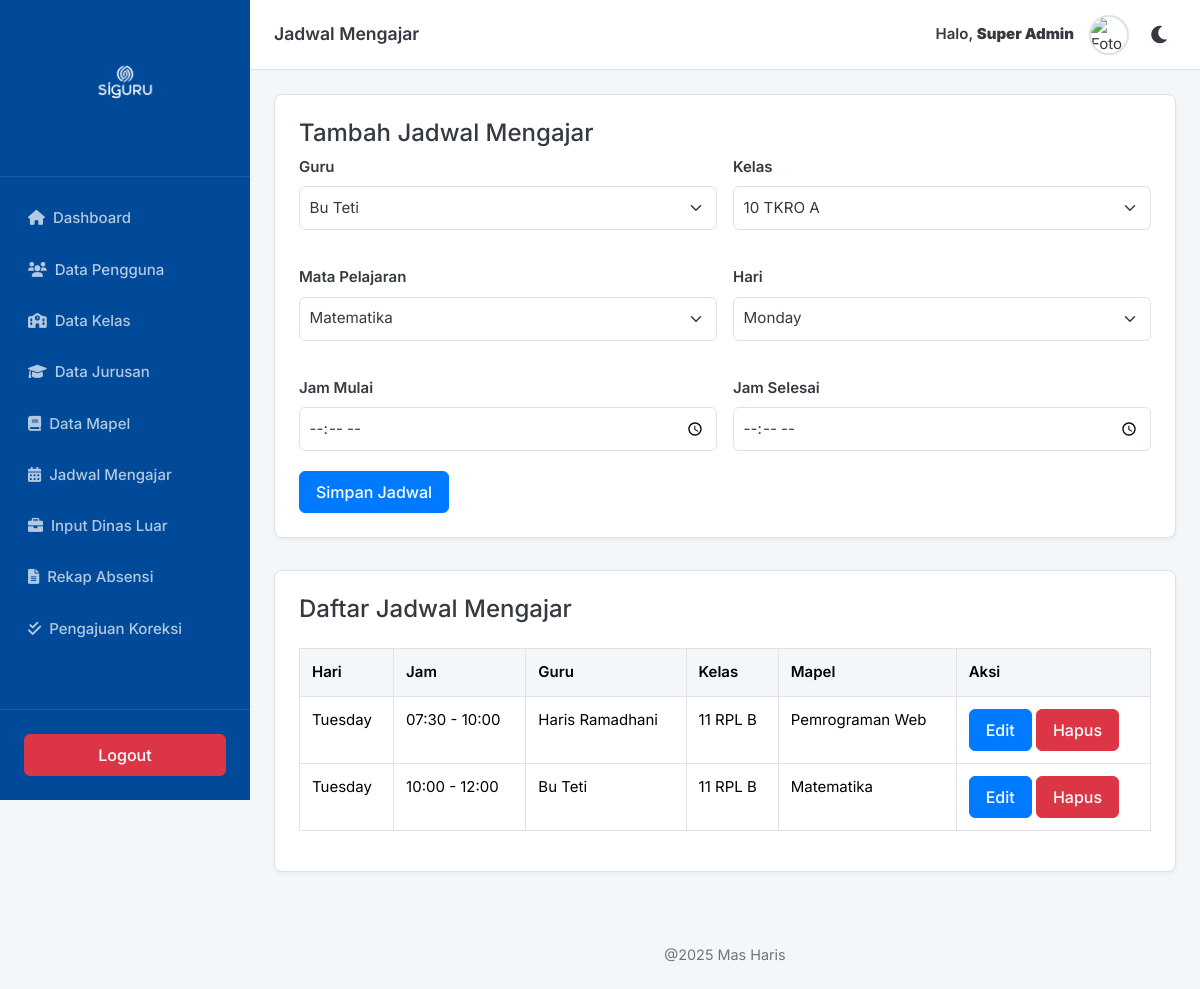
Screenshot of /manage_jadwal.php (signed in) with the database file from the repository.
### tables this page shows
CREATE TABLE
  `jadwal_mengajar` (
    `id` INT AUTO_INCREMENT PRIMARY KEY,
    `guru_nip` VARCHAR(18) CHARACTER
    SET
      utf8mb4 NOT NULL,
      `kelas_id` INT NOT NULL,
      `mapel_id` INT NOT NULL,
      `hari` ENUM (
        'Monday',
        'Tuesday',
        'Wednesday',
        'Thursday',
        'Friday',
        'Saturday',
        'Sunday'
      ) NOT NULL,
      `jam_mulai` TIME NOT NULL,
      `jam_selesai` TIME NOT NULL,
      FOREIGN KEY (`guru_nip`) REFERENCES `users` (`nip`) ON DELETE CASCADE,
      FOREIGN KEY (`kelas_id`) REFERENCES `kelas` (`id`) ON DELETE CASCADE,
      FOREIGN KEY (`mapel_id`) REFERENCES `mata_pelajaran` (`id`) ON DELETE CASCADE
  );

CREATE TABLE
  `users` (
    `id` INT AUTO_INCREMENT PRIMARY KEY,
    `nama` VARCHAR(100) NOT NULL,
    `nip` VARCHAR(18) CHARACTER
    SET
      utf8mb4 NULL UNIQUE,
      `nisn` VARCHAR(10) CHARACTER
    SET
      utf8mb4 NULL UNIQUE,
      `password` VARCHAR(255) NOT NULL,
      `role` ENUM ('super admin', 'admin', 'guru', 'ketua kelas') NOT NULL,
      `role_guru` VARCHAR(100) NULL COMMENT 'Cth: Guru Matematika',
      `kelas_id` INT NULL COMMENT 'Hanya untuk Ketua Kelas',
      `status` ENUM ('Aktif', 'Non-Aktif') NOT NULL DEFAULT 'Aktif',
       
      `jenis_kelamin` ENUM ('Laki-laki', 'Perempuan') NULL,
      `alamat` TEXT NULL,
      `foto` VARCHAR(255) NULL COMMENT 'Nama file foto profil',
      FOREIGN KEY (`kelas_id`) REFERENCES `kelas` (`id`) ON DELETE SET NULL
  );

CREATE TABLE
  `mata_pelajaran` (
    `id` INT AUTO_INCREMENT PRIMARY KEY,
    `nama_mapel` VARCHAR(100) NOT NULL UNIQUE
  );

### manage_jadwal.php (the view, shortened to what this page needs)
<?php
require_once 'includes/db.php';
$is_edit_mode = false;
$jadwal_data = ['id' => '', 'guru_nip' => '', 'kelas_id' => '', 'mapel_id' => '', 'hari' => '', 'jam_mulai' => '', 'jam_selesai' => ''];
$result_guru = $conn->query("SELECT nip, nama FROM users WHERE role = 'guru' ORDER BY nama ASC");
$result_kelas = $conn->query("SELECT k.id,
                             (CASE t.nama_tingkat WHEN 'X' THEN '10' WHEN 'XI' THEN '11' WHEN 'XII' THEN '12' ELSE t.nama_tingkat END) AS nama_tingkat_numerik,
                             j.singkatan_jurusan, k.rombel
                             FROM kelas k
                             JOIN tingkat t ON k.tingkat_id = t.id
                             JOIN jurusan j ON k.jurusan_id = j.id
                             ORDER BY t.nama_tingkat, j.singkatan_jurusan, k.rombel");
$result_mapel = $conn->query("SELECT id, nama_mapel FROM mata_pelajaran ORDER BY nama_mapel ASC");
$hari_list = ['Monday', 'Tuesday', 'Wednesday', 'Thursday', 'Friday', 'Saturday', 'Sunday'];
$sql_jadwal = "SELECT j.*, u.nama as nama_guru,
               (CASE t.nama_tingkat WHEN 'X' THEN '10' WHEN 'XI' THEN '11' WHEN 'XII' THEN '12' ELSE t.nama_tingkat END) AS nama_tingkat_numerik,
               ju.singkatan_jurusan, k.rombel, m.nama_mapel
               FROM jadwal_mengajar j
               JOIN users u ON j.guru_nip = u.nip
               JOIN kelas k ON j.kelas_id = k.id
               JOIN tingkat t ON k.tingkat_id = t.id
               JOIN jurusan ju ON k.jurusan_id = ju.id
               JOIN mata_pelajaran m ON j.mapel_id = m.id
               ORDER BY j.hari, j.jam_mulai";
$result_jadwal = $conn->query($sql_jadwal);
?>
<?php include 'includes/header.php'; ?>
<div class="card-ui" style="margin-bottom: 2rem;">
    <h4><?= $is_edit_mode ? 'Edit' : 'Tambah'; ?> Jadwal Mengajar</h4>
    <form method="POST">
        <div style="display: grid; grid-template-columns: 1fr 1fr; gap: 1rem;">
            <div class="form-group">
                <label class="form-label">Guru</label>
                <select name="guru_nip" class="form-select" required>
                    <?php while ($g = $result_guru->fetch_assoc()): ?>
                        <option value="<?= $g['nip']; ?>" <?= $jadwal_data['guru_nip'] == $g['nip'] ? 'selected' : ''; ?>><?= htmlspecialchars($g['nama']); ?></option>
                    <?php endwhile; ?>
                </select>
            </div>
            <div class="form-group">
                <label class="form-label">Kelas</label>
                <select name="kelas_id" class="form-select" required>
                    <?php while ($k = $result_kelas->fetch_assoc()): ?>
                        <option value="<?= $k['id']; ?>" <?= $jadwal_data['kelas_id'] == $k['id'] ? 'selected' : ''; ?>>
                            <?= htmlspecialchars($k['nama_tingkat_numerik'] . ' ' . $k['singkatan_jurusan'] . ' ' . $k['rombel']); ?>
                        </option>
                    <?php endwhile; ?>
                </select>
            </div>
            <div class="form-group">
                <label class="form-label">Mata Pelajaran</label>
                <select name="mapel_id" class="form-select" required>
                    <?php while ($m = $result_mapel->fetch_assoc()): ?>
                        <option value="<?= $m['id']; ?>" <?= $jadwal_data['mapel_id'] == $m['id'] ? 'selected' : ''; ?>><?= htmlspecialchars($m['nama_mapel']); ?></option>
                    <?php endwhile; ?>
                </select>
            </div>
            <div class="form-group">
                <label class="form-label">Hari</label>
                <select name="hari" class="form-select" required>
                    <?php foreach ($hari_list as $hari): ?>
                        <option value="<?= $hari; ?>" <?= $jadwal_data['hari'] == $hari ? 'selected' : ''; ?>><?= $hari; ?></option>
                    <?php endforeach; ?>
                </select>
            </div>
            <div class="form-group">
                <label class="form-label">Jam Mulai</label>
                <input type="time" class="form-control" name="jam_mulai" value="<?= htmlspecialchars($jadwal_data['jam_mulai']); ?>" required>
            </div>
            <div class="form-group">
                <label class="form-label">Jam Selesai</label>
                <input type="time" class="form-control" name="jam_selesai" value="<?= htmlspecialchars($jadwal_data['jam_selesai']); ?>" required>
            </div>
        </div>
        <button type="submit" name="submit_jadwal" class="btn btn-primary">Simpan Jadwal</button>
    </form>
</div>
<div class="card-ui">
    <h4>Daftar Jadwal Mengajar</h4>
    <div style="overflow-x: auto;">
        <table class="table" style="margin-top: 1rem;">
            <thead>
                <tr>
                    <th>Hari</th>
                    <th>Jam</th>
                    <th>Guru</th>
                    <th>Kelas</th>
                    <th>Mapel</th>
                    <th>Aksi</th>
                </tr>
            </thead>
            <tbody>
                <?php while ($j = $result_jadwal->fetch_assoc()): ?>
                    <tr>
                        <td><?= htmlspecialchars($j['hari']); ?></td>
                        <td><?= date('H:i', strtotime($j['jam_mulai'])); ?> - <?= date('H:i', strtotime($j['jam_selesai'])); ?></td>
                        <td><?= htmlspecialchars($j['nama_guru']); ?></td>
                        <td>
                            <?= htmlspecialchars($j['nama_tingkat_numerik'] . ' ' . $j['singkatan_jurusan'] . ' ' . $j['rombel']); ?>
                        </td>
                        <td><?= htmlspecialchars($j['nama_mapel']); ?></td>
                        <td>
                            <a href="manage_jadwal.php?action=edit&id=<?= $j['id']; ?>" class="btn btn-primary">Edit</a>
                            <a href="manage_jadwal.php?action=delete&id=<?= $j['id']; ?>" class="btn btn-danger btn-hapus">Hapus</a>
                        </td>
                    </tr>
                <?php endwhile; ?>
            </tbody>
        </table>
    </div>
</div>
<?php include 'includes/footer.php'; ?>

### assets/css/style.css (style rules this page uses)
:root { --primary-color: #007bff; --primary-hover: #0056b3; --dark-blue: #004a99; --light-color: #f4f7fa; --white-color: #ffffff; --border-color: #dee2e6; --text-color: #343a40; --text-light: #6c757d; --success: #28a745; --danger: #dc3545; --sidebar-width: 250px; --header-height: 70px; }
body { font-family: "Inter", sans-serif; background-color: var(--light-color); color: var(--text-color); margin: 0; padding: 0; font-size: 15px; transition: background-color 0.2s, color 0.2s; }
.card-ui { background-color: var(--white-color); border: 1px solid var(--border-color); border-radius: 8px; padding: 1.5rem; margin-bottom: 1.5rem; box-shadow: 0 2px 4px rgba(0, 0, 0, 0.05); transition: background-color 0.2s, border-color 0.2s; }
.btn { padding: 0.5rem 1rem; font-weight: 500; border-radius: 6px; cursor: pointer; text-decoration: none; display: inline-block; border: 1px solid transparent; }
.btn-primary { background-color: var(--primary-color); color: var(--white-color); border-color: var(--primary-color); }
.btn-danger { background-color: var(--danger); color: var(--white-color); border-color: var(--danger); }
.table { width: 100%; border-collapse: collapse; }
.table th, .table td { padding: 0.75rem; border: 1px solid var(--border-color); text-align: left; vertical-align: top; }
.table thead th { background-color: var(--light-color); font-weight: 600; }
.form-group { margin-bottom: 1.25rem; }
.form-label { font-weight: 600; margin-bottom: 0.5rem; display: block; }
.form-control, .form-select { width: 100%; padding: 0.6rem; border: 1px solid var(--border-color); border-radius: 6px; font-family: "Inter", sans-serif; font-size: 0.95rem; box-sizing: border-box; background-color: var(--white-color); color: var(--text-color); }

### rows the page displays
jadwal_mengajar: hari "Tuesday", jam_mulai "07:30", jam_selesai "10:00", users.nama "Haris Ramadhani", rombel "11 RPL B", mapel.nama_mapel "Pemrograman Web"
jadwal_mengajar: hari "Tuesday", jam_mulai "10:00", jam_selesai "12:00", users.nama "Bu Teti", rombel "11 RPL B", mapel.nama_mapel "Matematika"

### other values shown
$_SESSION['page_title'] "Jadwal Mengajar"
$user_nama "Super Admin"
form field guru_nip "Bu Teti"
form field kelas_id "10 TKRO A"
form field mapel_id "Matematika"
form field hari "Monday"
